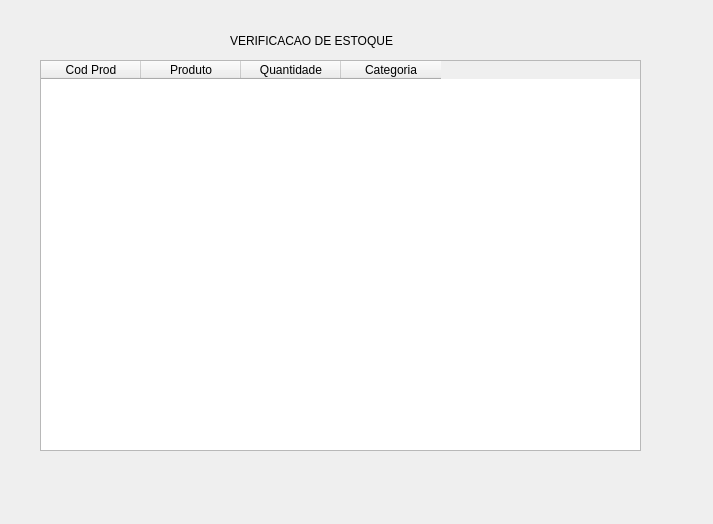
<?xml version="1.0" encoding="UTF-8"?>
<ui version="4.0">
 <class>Form</class>
 <widget class="QWidget" name="Form">
  <property name="geometry">
   <rect>
    <x>0</x>
    <y>0</y>
    <width>713</width>
    <height>524</height>
   </rect>
  </property>
  <property name="windowTitle">
   <string>Form</string>
  </property>
  <widget class="QLabel" name="label">
   <property name="geometry">
    <rect>
     <x>230</x>
     <y>20</y>
     <width>231</width>
     <height>41</height>
    </rect>
   </property>
   <property name="text">
    <string>VERIFICACAO DE ESTOQUE</string>
   </property>
  </widget>
  <widget class="QTableWidget" name="tableWidget">
   <property name="geometry">
    <rect>
     <x>40</x>
     <y>60</y>
     <width>601</width>
     <height>391</height>
    </rect>
   </property>
   <column>
    <property name="text">
     <string>Cod Prod</string>
    </property>
   </column>
   <column>
    <property name="text">
     <string>Produto</string>
    </property>
   </column>
   <column>
    <property name="text">
     <string>Quantidade</string>
    </property>
   </column>
   <column>
    <property name="text">
     <string>Categoria</string>
    </property>
   </column>
  </widget>
 </widget>
 <resources/>
 <connections/>
</ui>
